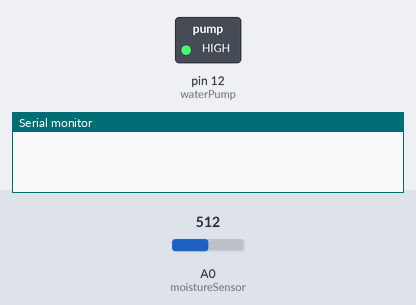
Bench run of a sketch on a simulated Arduino Uno, built with avr-gcc and run on an emulated ATmega328P. Parts: switched loads named in the sketch (green lamp = pin HIGH), the last lines printed to the serial monitor. Inputs (shaded band) come from the test bench; at power-on: A0 (moistureSensor) = 512.

Above: at 0.5 s.
At 3.0 s:
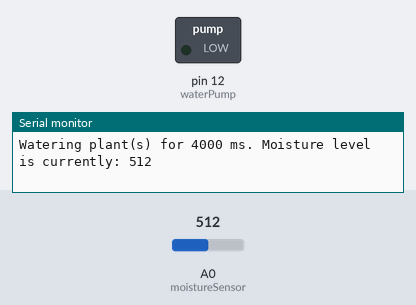
Timing chart, 0 to 19.5 s (numbered marks = the images above):
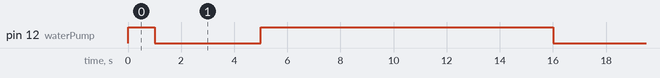

The sketch:

code.ino
```cpp
// if the moisture senser value is greater than this number, activate water pump (need to calibrate manually for different plants)
const int drySoil = 480;
// D12 pin used for water pump
const int waterPump = 12;
// A0 pin used for moisture sensor
const int moistureSensor = A0;
//water for x amount seconds
const int timeOn = 4000;

//RTC Module Digital pin 8, 6, 7

//delay: 1 second, 1 minute, 1 hours, 1 day.
const long oneSecond = 1000;
const long oneMinute = oneSecond * 60;
const long oneHour   = oneMinute * 60;
const long oneDay    = oneHour * 24;

void setup() {
  pinMode(waterPump, OUTPUT);
  pinMode(moistureSensor, INPUT);
  Serial.begin(9600);
  digitalWrite(waterPump, HIGH);
}

void delayOnceStable() {
  Serial.println("Soil moisture is good, next check in: 12 hours");
        delay(oneHour * 12);
        return;
}

void loop() {
  int moistureReading = analogRead(moistureSensor);
  delay(1000);

//if moisture reading is greater than or equal to drySoil
     if (moistureReading >= drySoil){
      Serial.println("Watering plant(s) for " + String(timeOn) + " ms. Moisture level is currently: " + String(moistureReading));
      //turn on water pump
      digitalWrite(waterPump, LOW);
      delay(timeOn);
      digitalWrite(waterPump, HIGH);
      Serial.println("Done watering. Next check in 10 seconds.");
      delay(10000);
     }else {

//turn off water pump
      digitalWrite(waterPump, HIGH);

//if moistureReading is adequate for 10 times. Delay for 12 hours.
      int i = 0;

      while (i < 10) {
        delay(10000);

        if ( moistureReading < drySoil) {
          int moistureReading = analogRead(moistureSensor);
          Serial.println("Soil moisture level is: " + String(moistureReading));
          delay(oneSecond);

          if (moistureReading >= drySoil) {
            break;
            }else {
            i++;
            }}}

          if(i == 10) {
          delayOnceStable();
          }
        }}
```

Measured:
- by itself, pin 12 (waterPump): alternates HIGH for 11.0 s and LOW for 4.0 s
